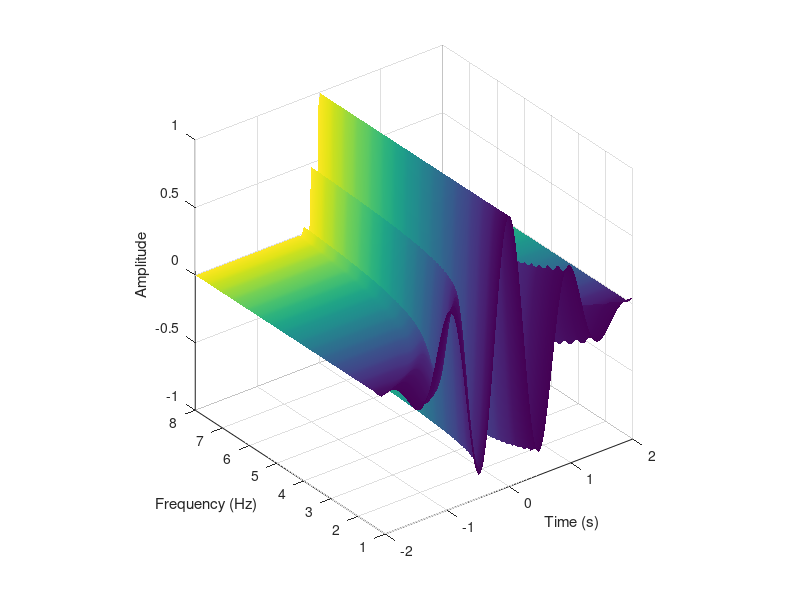

Write MATLAB code to recreate this figure.
% This is the exercise for '3. Expanding Wavelets with Surfaces'

%% CONSTANTS
START_FREQ = 1;
END_FREQ = 8;
FREQ_COUNT = 50;

START_TIME = -2;
END_TIME = 2;
SAMPLE_FREQ = 1000;

%% Data initialize
time_stamps = START_TIME:1/SAMPLE_FREQ:END_TIME;
freqs = linspace(START_FREQ, END_FREQ, FREQ_COUNT);
wave = zeros(FREQ_COUNT, length(time_stamps));

%% Computing wavelets
for iFreq=1:FREQ_COUNT
    f = freqs(iFreq);
    s = 5/(2*pi*f);
    wave(iFreq, :) = cos(2*pi*f*time_stamps).*exp((-time_stamps.^2)/(2*s^2));
end

%% Surface plot
figure(3), clf

surf(time_stamps, freqs, wave, repmat(freqs',1, size(wave, 2)))
shading interp
axis square
xlabel('Time (s)'), ylabel('Frequency (Hz)'), zlabel('Amplitude')